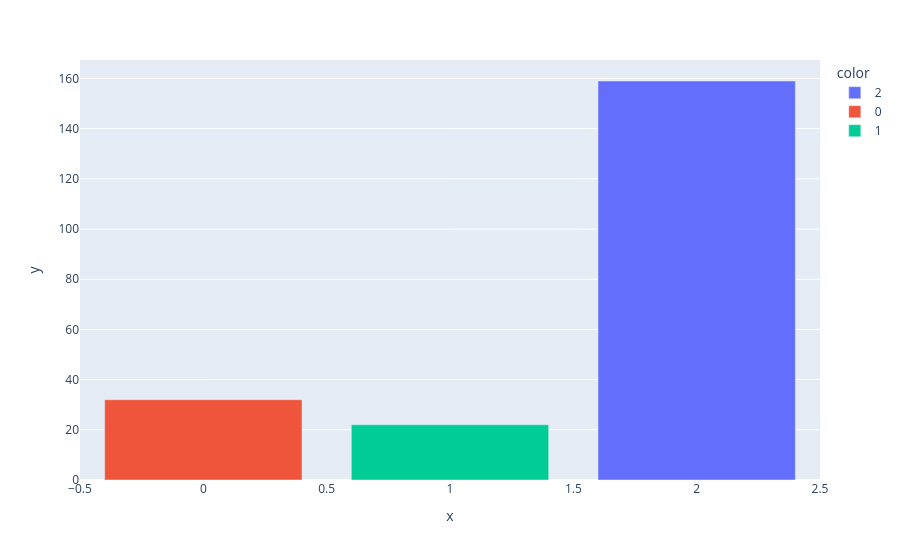

The cell this chart's notebook holds for it:
### Code cell
# Diagramme en barre du nombre d'observations dans chaque
import plotly.express as px
fig = px.bar(x = val1.index, y = val1.values ,color = val1.index.astype(str))
fig.show()

### Figure 1 — Plotly figure (JSON) as saved in the notebook; plotly's stock layout.template omitted (floating-point values rounded to 4 significant figures)
{"data": [{"hovertemplate": "color=2<br>x=%{x}<br>y=%{y}<extra></extra>", "legendgroup": "2", "marker": {"color": "#636efa", "pattern": {"shape": ""}}, "name": "2", "orientation": "v", "showlegend": true, "textposition": "auto", "type": "bar", "x": [2], "xaxis": "x", "y": [159], "yaxis": "y"}, {"hovertemplate": "color=0<br>x=%{x}<br>y=%{y}<extra></extra>", "legendgroup": "0", "marker": {"color": "#EF553B", "pattern": {"shape": ""}}, "name": "0", "orientation": "v", "showlegend": true, "textposition": "auto", "type": "bar", "x": [0], "xaxis": "x", "y": [32], "yaxis": "y"}, {"hovertemplate": "color=1<br>x=%{x}<br>y=%{y}<extra></extra>", "legendgroup": "1", "marker": {"color": "#00cc96", "pattern": {"shape": ""}}, "name": "1", "orientation": "v", "showlegend": true, "textposition": "auto", "type": "bar", "x": [1], "xaxis": "x", "y": [22], "yaxis": "y"}], "layout": {"barmode": "relative", "legend": {"title": {"text": "color"}, "tracegroupgap": 0}, "margin": {"t": 60}, "xaxis": {"anchor": "y", "domain": [0, 1], "title": {"text": "x"}}, "yaxis": {"anchor": "x", "domain": [0, 1], "title": {"text": "y"}}}}
